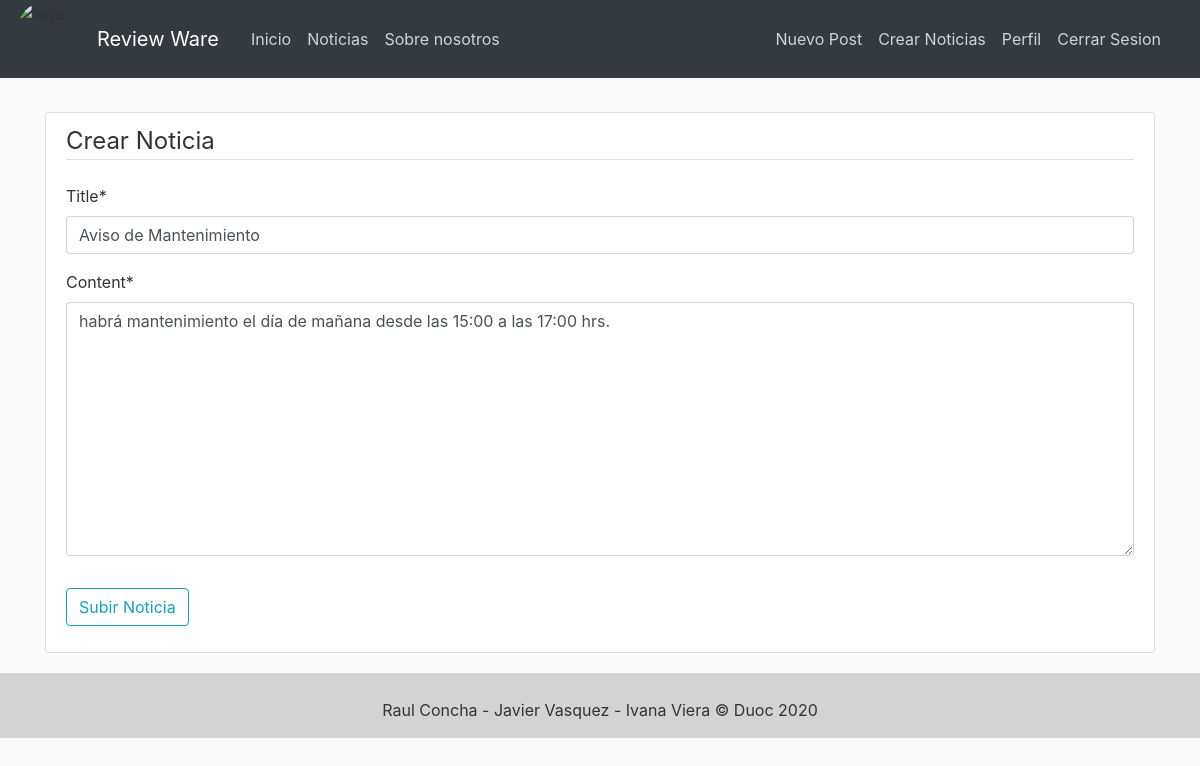
The page /news/17/update/ (signed in) on the database its author committed.
### blog/models.py (models this page shows, shortened)
class News(models.Model):
    title = models.CharField(max_length=100)
    content = models.TextField()
    date_posted = models.DateTimeField(default=timezone.now)
    author = models.ForeignKey(User, on_delete=models.CASCADE)

### blog/views.py (the view, shortened to what this page needs)
# urls.py: path('news/<int:pk>/update/', NewsUpdateView.as_view(), name='news-update'),
class NewsUpdateView(LoginRequiredMixin, UserPassesTestMixin, UpdateView):
    model = News
    fields = ['title', 'content']
    def test_func(self):
        news = self.get_object()
        if self.request.user == news.author:
            return True
        return False

### blog/templates/blog/news_form.html (shortened to what this page needs)
{% extends "blog/base.html" %}
{% load crispy_forms_tags %}
{% block content %}
    <div class="content-section">
        <form method="POST">
            <fieldset class="form-group">
                <legend class="border-bottom mb-4">Crear Noticia</legend>
                {{ form|crispy }}
            </fieldset>
            <div class="form-group">
                <button class="btn btn-outline-info" type="submit">Subir Noticia</button>
            </div>
        </form>
    </div>
{% endblock content %}

### blog/static/blog/main.css (style rules this page uses)
body { background: #fafafa; color: #333333; margin-top: 7rem; }
.content-section { background: #ffffff; padding: 10px 20px; border: 1px solid #dddddd; border-radius: 3px; margin-bottom: 20px; }

### rows shown on the page
News: title "Aviso de Mantenimiento", content "habrá mantenimiento el día de mañana desde las 15:00 a las 17:00 hrs."
